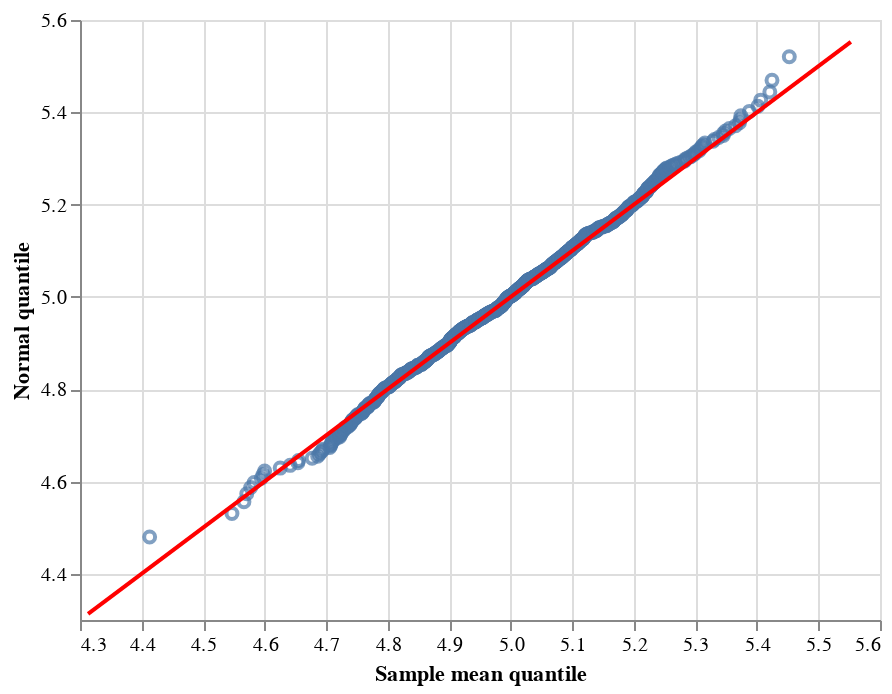

The notebook cell saved with this chart:
### Code cell
unit_mesh = [1 - (1 / len(sample_means)) * ix - (0.5 / len(sample_means)) for ix in range(0,len(sample_means))]
quantile_vals = [stats.norm.isf(u, loc = 5, scale = clt_scale) for u in unit_mesh]
sample_means.sort()
quant_df = pd.DataFrame({
    "sample_means": sample_means,
    "quantiles": quantile_vals})

ab_lims = [min(sample_means)-0.1, max(sample_means)+0.1]
abline_df = pd.DataFrame({"x": ab_lims, "y": ab_lims})

quant_points = (alt
                   .Chart(quant_df)
                   .mark_point()
                   .encode(x =  alt.X('sample_means:Q',
                                      scale=alt.Scale(zero=False),
                                      title = "Sample mean quantile"),
                           y = alt.Y('quantiles:Q',
                                      scale=alt.Scale(zero=False),
                                      title = "Normal quantile")))

ab_line = (alt
          .Chart(abline_df)
          .mark_line(color = "red")
          .encode(x = "x", y = "y"))

quant_points + ab_line

### Figure 1 — Vega-Lite specification as saved in the notebook (floating-point values rounded to 4 significant figures; data arrays with more than 128 entries replaced by an {"elided": "..."} marker saying what was removed)
{"$schema": "https://vega.github.io/schema/vega-lite/v2.6.0.json", "config": {"view": {"height": 300, "width": 400}}, "datasets": {"data-3c115d83baddc1a7e2a44fd99f9b9602": [{"x": 4.313, "y": 4.313}, {"x": 5.553, "y": 5.553}], "data-cdc5278c33a0db2c0d6d38672c042cf8": {"elided": "1000 records"}}, "layer": [{"data": {"name": "data-cdc5278c33a0db2c0d6d38672c042cf8"}, "encoding": {"x": {"field": "sample_means", "scale": {"zero": false}, "title": "Sample mean quantile", "type": "quantitative"}, "y": {"field": "quantiles", "scale": {"zero": false}, "title": "Normal quantile", "type": "quantitative"}}, "mark": "point"}, {"data": {"name": "data-3c115d83baddc1a7e2a44fd99f9b9602"}, "encoding": {"x": {"field": "x", "type": "quantitative"}, "y": {"field": "y", "type": "quantitative"}}, "mark": {"color": "red", "type": "line"}}]}
